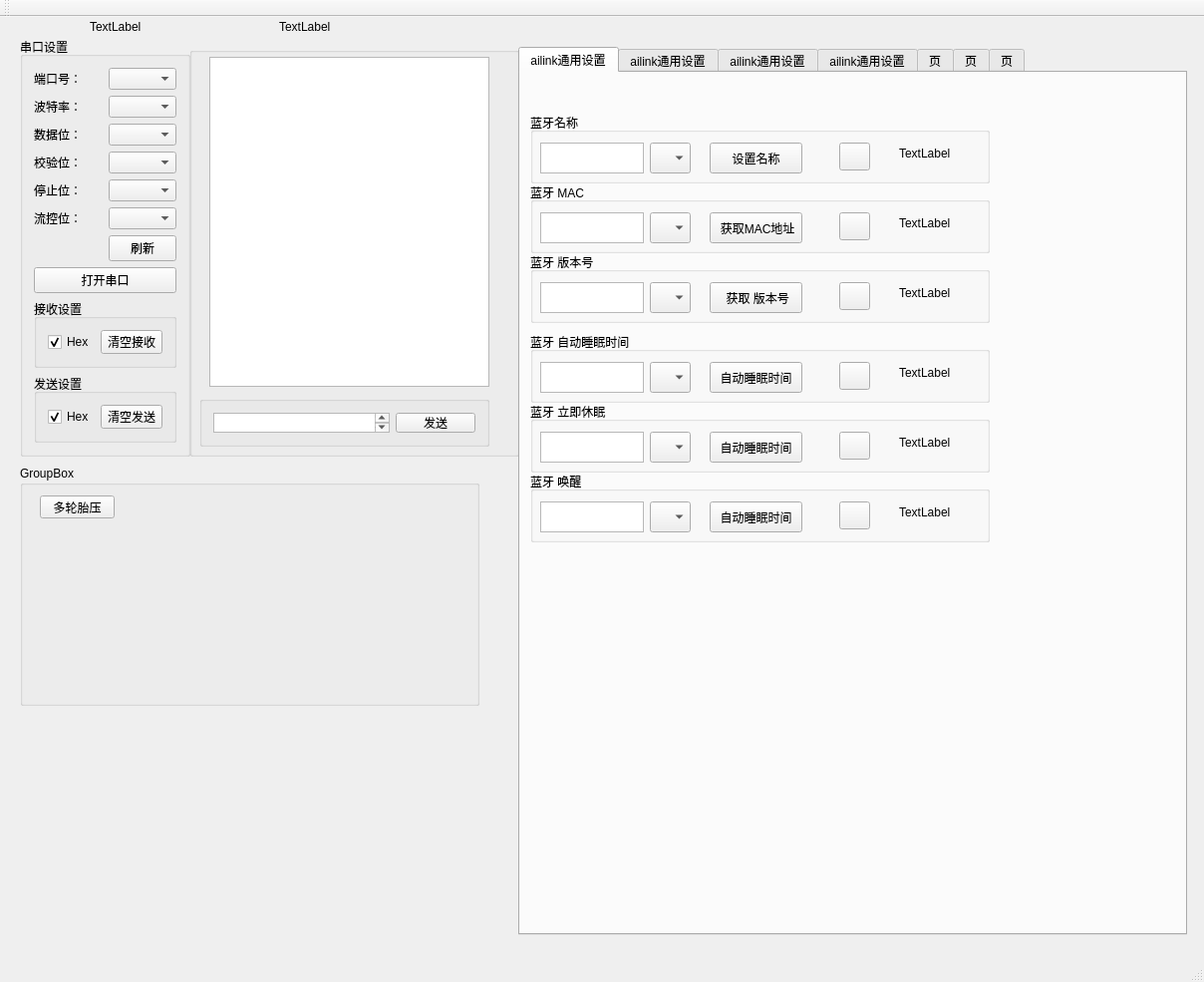
<?xml version="1.0" encoding="UTF-8"?>
<ui version="4.0">
 <class>MainWindow</class>
 <widget class="QMainWindow" name="MainWindow">
  <property name="geometry">
   <rect>
    <x>0</x>
    <y>0</y>
    <width>1208</width>
    <height>985</height>
   </rect>
  </property>
  <property name="windowTitle">
   <string>MainWindow</string>
  </property>
  <widget class="QWidget" name="centralWidget">
   <widget class="QGroupBox" name="groupBox">
    <property name="geometry">
     <rect>
      <x>20</x>
      <y>20</y>
      <width>171</width>
      <height>421</height>
     </rect>
    </property>
    <property name="title">
     <string>串口设置</string>
    </property>
    <layout class="QGridLayout" name="gridLayout">
     <item row="3" column="0">
      <widget class="QLabel" name="label_5">
       <property name="text">
        <string>校验位：</string>
       </property>
      </widget>
     </item>
     <item row="3" column="1">
      <widget class="QComboBox" name="comboBox_parity"/>
     </item>
     <item row="4" column="0">
      <widget class="QLabel" name="label_4">
       <property name="text">
        <string>停止位：</string>
       </property>
      </widget>
     </item>
     <item row="5" column="0">
      <widget class="QLabel" name="label">
       <property name="text">
        <string>流控位：</string>
       </property>
      </widget>
     </item>
     <item row="1" column="0">
      <widget class="QLabel" name="label_7">
       <property name="text">
        <string>波特率：</string>
       </property>
      </widget>
     </item>
     <item row="5" column="1">
      <widget class="QComboBox" name="comboBox_flowBit"/>
     </item>
     <item row="6" column="1">
      <widget class="QPushButton" name="btn_refreshCOM">
       <property name="text">
        <string>刷新</string>
       </property>
      </widget>
     </item>
     <item row="2" column="1">
      <widget class="QComboBox" name="comboBox_dataBits"/>
     </item>
     <item row="0" column="0">
      <widget class="QLabel" name="label_2">
       <property name="text">
        <string>端口号：</string>
       </property>
      </widget>
     </item>
     <item row="0" column="1">
      <widget class="QComboBox" name="comboBox_serialPort"/>
     </item>
     <item row="1" column="1">
      <widget class="QComboBox" name="comboBox_baudRate"/>
     </item>
     <item row="4" column="1">
      <widget class="QComboBox" name="comboBox_stopBit"/>
     </item>
     <item row="7" column="0" colspan="2">
      <widget class="QPushButton" name="btn_openConsole">
       <property name="text">
        <string>打开串口</string>
       </property>
      </widget>
     </item>
     <item row="8" column="0" colspan="2">
      <widget class="QGroupBox" name="groupBox_2">
       <property name="title">
        <string>接收设置</string>
       </property>
       <layout class="QGridLayout" name="gridLayout_2">
        <item row="0" column="1">
         <widget class="QPushButton" name="btn_clearRecv">
          <property name="text">
           <string>清空接收</string>
          </property>
         </widget>
        </item>
        <item row="0" column="0">
         <widget class="QCheckBox" name="checkBoxHexReceive">
          <property name="text">
           <string>Hex</string>
          </property>
          <property name="checked">
           <bool>true</bool>
          </property>
         </widget>
        </item>
       </layout>
      </widget>
     </item>
     <item row="2" column="0">
      <widget class="QLabel" name="label_6">
       <property name="text">
        <string>数据位：</string>
       </property>
      </widget>
     </item>
     <item row="9" column="0" colspan="2">
      <widget class="QGroupBox" name="groupBox_3">
       <property name="title">
        <string>发送设置</string>
       </property>
       <layout class="QGridLayout" name="gridLayout_3">
        <item row="0" column="0">
         <widget class="QCheckBox" name="checkBoxHexSend">
          <property name="text">
           <string>Hex</string>
          </property>
          <property name="checked">
           <bool>true</bool>
          </property>
         </widget>
        </item>
        <item row="0" column="1">
         <widget class="QPushButton" name="btn_clearSend">
          <property name="text">
           <string>清空发送</string>
          </property>
         </widget>
        </item>
       </layout>
      </widget>
     </item>
    </layout>
   </widget>
   <widget class="QGroupBox" name="groupBox_5">
    <property name="geometry">
     <rect>
      <x>190</x>
      <y>30</y>
      <width>331</width>
      <height>411</height>
     </rect>
    </property>
    <property name="title">
     <string/>
    </property>
    <widget class="QTextEdit" name="textEdit_recv">
     <property name="geometry">
      <rect>
       <x>20</x>
       <y>10</y>
       <width>281</width>
       <height>331</height>
      </rect>
     </property>
    </widget>
    <widget class="QGroupBox" name="groupBox_4">
     <property name="geometry">
      <rect>
       <x>10</x>
       <y>350</y>
       <width>291</width>
       <height>51</height>
      </rect>
     </property>
     <property name="title">
      <string/>
     </property>
     <layout class="QHBoxLayout" name="horizontalLayout">
      <item>
       <widget class="QTextEdit" name="textEdit_send"/>
      </item>
      <item>
       <widget class="QPushButton" name="btn_send">
        <property name="text">
         <string>发送</string>
        </property>
       </widget>
      </item>
     </layout>
    </widget>
   </widget>
   <widget class="QGroupBox" name="groupBox_6">
    <property name="geometry">
     <rect>
      <x>20</x>
      <y>450</y>
      <width>461</width>
      <height>241</height>
     </rect>
    </property>
    <property name="title">
     <string>GroupBox</string>
    </property>
    <widget class="QPushButton" name="btn_mutilTPMS">
     <property name="geometry">
      <rect>
       <x>20</x>
       <y>30</y>
       <width>75</width>
       <height>23</height>
      </rect>
     </property>
     <property name="text">
      <string>多轮胎压</string>
     </property>
    </widget>
   </widget>
   <widget class="QLabel" name="lblMouseEventGlobalPos">
    <property name="geometry">
     <rect>
      <x>280</x>
      <y>0</y>
      <width>180</width>
      <height>20</height>
     </rect>
    </property>
    <property name="text">
     <string>TextLabel</string>
    </property>
   </widget>
   <widget class="QLabel" name="lblMouseEventETlPos">
    <property name="geometry">
     <rect>
      <x>90</x>
      <y>0</y>
      <width>180</width>
      <height>20</height>
     </rect>
    </property>
    <property name="text">
     <string>TextLabel</string>
    </property>
   </widget>
   <widget class="QTabWidget" name="tabWidget">
    <property name="geometry">
     <rect>
      <x>520</x>
      <y>30</y>
      <width>671</width>
      <height>891</height>
     </rect>
    </property>
    <property name="currentIndex">
     <number>0</number>
    </property>
    <widget class="QWidget" name="tab">
     <attribute name="title">
      <string>ailink通用设置</string>
     </attribute>
     <widget class="QGroupBox" name="groupBox_7">
      <property name="geometry">
       <rect>
        <x>10</x>
        <y>40</y>
        <width>461</width>
        <height>71</height>
       </rect>
      </property>
      <property name="title">
       <string>蓝牙名称</string>
      </property>
      <widget class="QTextEdit" name="textEdit_Name">
       <property name="geometry">
        <rect>
         <x>10</x>
         <y>30</y>
         <width>104</width>
         <height>31</height>
        </rect>
       </property>
      </widget>
      <widget class="QComboBox" name="comboBox_NameMacLen">
       <property name="geometry">
        <rect>
         <x>120</x>
         <y>30</y>
         <width>41</width>
         <height>31</height>
        </rect>
       </property>
      </widget>
      <widget class="QPushButton" name="btn_SetBleName">
       <property name="geometry">
        <rect>
         <x>180</x>
         <y>30</y>
         <width>93</width>
         <height>31</height>
        </rect>
       </property>
       <property name="text">
        <string>设置名称</string>
       </property>
      </widget>
      <widget class="QLabel" name="label_BleName">
       <property name="geometry">
        <rect>
         <x>370</x>
         <y>30</y>
         <width>81</width>
         <height>21</height>
        </rect>
       </property>
       <property name="text">
        <string>TextLabel</string>
       </property>
      </widget>
      <widget class="QPushButton" name="btn_reflash_BleName">
       <property name="geometry">
        <rect>
         <x>310</x>
         <y>30</y>
         <width>31</width>
         <height>28</height>
        </rect>
       </property>
       <property name="text">
        <string/>
       </property>
      </widget>
     </widget>
     <widget class="QGroupBox" name="groupBox_8">
      <property name="geometry">
       <rect>
        <x>10</x>
        <y>110</y>
        <width>461</width>
        <height>71</height>
       </rect>
      </property>
      <property name="title">
       <string>蓝牙 MAC</string>
      </property>
      <widget class="QTextEdit" name="textEdit_Name_2">
       <property name="geometry">
        <rect>
         <x>10</x>
         <y>30</y>
         <width>104</width>
         <height>31</height>
        </rect>
       </property>
      </widget>
      <widget class="QComboBox" name="comboBox_NameMacLen_2">
       <property name="geometry">
        <rect>
         <x>120</x>
         <y>30</y>
         <width>41</width>
         <height>31</height>
        </rect>
       </property>
      </widget>
      <widget class="QPushButton" name="btn_SetBleName_2">
       <property name="geometry">
        <rect>
         <x>180</x>
         <y>30</y>
         <width>93</width>
         <height>31</height>
        </rect>
       </property>
       <property name="text">
        <string> 获取MAC地址</string>
       </property>
      </widget>
      <widget class="QLabel" name="label_BleName_2">
       <property name="geometry">
        <rect>
         <x>370</x>
         <y>30</y>
         <width>81</width>
         <height>21</height>
        </rect>
       </property>
       <property name="text">
        <string>TextLabel</string>
       </property>
      </widget>
      <widget class="QPushButton" name="btn_reflash_BleName_2">
       <property name="geometry">
        <rect>
         <x>310</x>
         <y>30</y>
         <width>31</width>
         <height>28</height>
        </rect>
       </property>
       <property name="text">
        <string/>
       </property>
      </widget>
     </widget>
     <widget class="QGroupBox" name="groupBox_9">
      <property name="geometry">
       <rect>
        <x>10</x>
        <y>180</y>
        <width>461</width>
        <height>71</height>
       </rect>
      </property>
      <property name="title">
       <string>蓝牙 版本号</string>
      </property>
      <widget class="QTextEdit" name="textEdit_Name_3">
       <property name="geometry">
        <rect>
         <x>10</x>
         <y>30</y>
         <width>104</width>
         <height>31</height>
        </rect>
       </property>
      </widget>
      <widget class="QComboBox" name="comboBox_NameMacLen_3">
       <property name="geometry">
        <rect>
         <x>120</x>
         <y>30</y>
         <width>41</width>
         <height>31</height>
        </rect>
       </property>
      </widget>
      <widget class="QPushButton" name="btn_SetBleName_3">
       <property name="geometry">
        <rect>
         <x>180</x>
         <y>30</y>
         <width>93</width>
         <height>31</height>
        </rect>
       </property>
       <property name="text">
        <string> 获取 版本号</string>
       </property>
      </widget>
      <widget class="QLabel" name="label_BleName_3">
       <property name="geometry">
        <rect>
         <x>370</x>
         <y>30</y>
         <width>81</width>
         <height>21</height>
        </rect>
       </property>
       <property name="text">
        <string>TextLabel</string>
       </property>
      </widget>
      <widget class="QPushButton" name="btn_reflash_BleName_3">
       <property name="geometry">
        <rect>
         <x>310</x>
         <y>30</y>
         <width>31</width>
         <height>28</height>
        </rect>
       </property>
       <property name="text">
        <string/>
       </property>
      </widget>
     </widget>
     <widget class="QGroupBox" name="groupBox_10">
      <property name="geometry">
       <rect>
        <x>10</x>
        <y>260</y>
        <width>461</width>
        <height>71</height>
       </rect>
      </property>
      <property name="title">
       <string>蓝牙 自动睡眠时间</string>
      </property>
      <widget class="QTextEdit" name="textEdit_Name_4">
       <property name="geometry">
        <rect>
         <x>10</x>
         <y>30</y>
         <width>104</width>
         <height>31</height>
        </rect>
       </property>
      </widget>
      <widget class="QComboBox" name="comboBox_NameMacLen_4">
       <property name="geometry">
        <rect>
         <x>120</x>
         <y>30</y>
         <width>41</width>
         <height>31</height>
        </rect>
       </property>
      </widget>
      <widget class="QPushButton" name="btn_SetBleName_4">
       <property name="geometry">
        <rect>
         <x>180</x>
         <y>30</y>
         <width>93</width>
         <height>31</height>
        </rect>
       </property>
       <property name="text">
        <string>自动睡眠时间</string>
       </property>
      </widget>
      <widget class="QLabel" name="label_BleName_4">
       <property name="geometry">
        <rect>
         <x>370</x>
         <y>30</y>
         <width>81</width>
         <height>21</height>
        </rect>
       </property>
       <property name="text">
        <string>TextLabel</string>
       </property>
      </widget>
      <widget class="QPushButton" name="btn_reflash_BleName_4">
       <property name="geometry">
        <rect>
         <x>310</x>
         <y>30</y>
         <width>31</width>
         <height>28</height>
        </rect>
       </property>
       <property name="text">
        <string/>
       </property>
      </widget>
     </widget>
     <widget class="QGroupBox" name="groupBox_11">
      <property name="geometry">
       <rect>
        <x>10</x>
        <y>330</y>
        <width>461</width>
        <height>71</height>
       </rect>
      </property>
      <property name="title">
       <string>蓝牙 立即休眠</string>
      </property>
      <widget class="QTextEdit" name="textEdit_Name_5">
       <property name="geometry">
        <rect>
         <x>10</x>
         <y>30</y>
         <width>104</width>
         <height>31</height>
        </rect>
       </property>
      </widget>
      <widget class="QComboBox" name="comboBox_NameMacLen_5">
       <property name="geometry">
        <rect>
         <x>120</x>
         <y>30</y>
         <width>41</width>
         <height>31</height>
        </rect>
       </property>
      </widget>
      <widget class="QPushButton" name="btn_SetBleName_5">
       <property name="geometry">
        <rect>
         <x>180</x>
         <y>30</y>
         <width>93</width>
         <height>31</height>
        </rect>
       </property>
       <property name="text">
        <string>自动睡眠时间</string>
       </property>
      </widget>
      <widget class="QLabel" name="label_BleName_5">
       <property name="geometry">
        <rect>
         <x>370</x>
         <y>30</y>
         <width>81</width>
         <height>21</height>
        </rect>
       </property>
       <property name="text">
        <string>TextLabel</string>
       </property>
      </widget>
      <widget class="QPushButton" name="btn_reflash_BleName_5">
       <property name="geometry">
        <rect>
         <x>310</x>
         <y>30</y>
         <width>31</width>
         <height>28</height>
        </rect>
       </property>
       <property name="text">
        <string/>
       </property>
      </widget>
     </widget>
     <widget class="QGroupBox" name="groupBox_12">
      <property name="geometry">
       <rect>
        <x>10</x>
        <y>400</y>
        <width>461</width>
        <height>71</height>
       </rect>
      </property>
      <property name="title">
       <string>蓝牙 唤醒</string>
      </property>
      <widget class="QTextEdit" name="textEdit_Name_6">
       <property name="geometry">
        <rect>
         <x>10</x>
         <y>30</y>
         <width>104</width>
         <height>31</height>
        </rect>
       </property>
      </widget>
      <widget class="QComboBox" name="comboBox_NameMacLen_6">
       <property name="geometry">
        <rect>
         <x>120</x>
         <y>30</y>
         <width>41</width>
         <height>31</height>
        </rect>
       </property>
      </widget>
      <widget class="QPushButton" name="btn_SetBleName_6">
       <property name="geometry">
        <rect>
         <x>180</x>
         <y>30</y>
         <width>93</width>
         <height>31</height>
        </rect>
       </property>
       <property name="text">
        <string>自动睡眠时间</string>
       </property>
      </widget>
      <widget class="QLabel" name="label_BleName_6">
       <property name="geometry">
        <rect>
         <x>370</x>
         <y>30</y>
         <width>81</width>
         <height>21</height>
        </rect>
       </property>
       <property name="text">
        <string>TextLabel</string>
       </property>
      </widget>
      <widget class="QPushButton" name="btn_reflash_BleName_6">
       <property name="geometry">
        <rect>
         <x>310</x>
         <y>30</y>
         <width>31</width>
         <height>28</height>
        </rect>
       </property>
       <property name="text">
        <string/>
       </property>
      </widget>
     </widget>
    </widget>
    <widget class="QWidget" name="tab_4">
     <attribute name="title">
      <string>ailink通用设置</string>
     </attribute>
    </widget>
    <widget class="QWidget" name="tab_2">
     <attribute name="title">
      <string>ailink通用设置</string>
     </attribute>
    </widget>
    <widget class="QWidget" name="tab_3">
     <attribute name="title">
      <string>ailink通用设置</string>
     </attribute>
    </widget>
    <widget class="QWidget" name="tab_5">
     <attribute name="title">
      <string>页</string>
     </attribute>
    </widget>
    <widget class="QWidget" name="tab_6">
     <attribute name="title">
      <string>页</string>
     </attribute>
    </widget>
    <widget class="QWidget" name="tab_7">
     <attribute name="title">
      <string>页</string>
     </attribute>
    </widget>
   </widget>
  </widget>
  <widget class="QMenuBar" name="menuBar">
   <property name="geometry">
    <rect>
     <x>0</x>
     <y>0</y>
     <width>1208</width>
     <height>26</height>
    </rect>
   </property>
  </widget>
  <widget class="QToolBar" name="mainToolBar">
   <attribute name="toolBarArea">
    <enum>TopToolBarArea</enum>
   </attribute>
   <attribute name="toolBarBreak">
    <bool>false</bool>
   </attribute>
  </widget>
  <widget class="QStatusBar" name="statusBar"/>
 </widget>
 <layoutdefault spacing="6" margin="11"/>
 <resources/>
 <connections/>
</ui>
